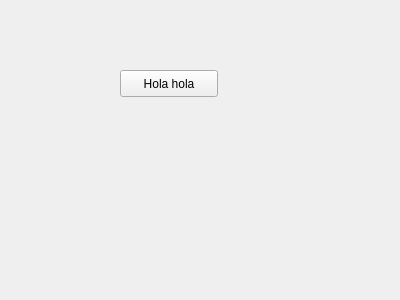
<?xml version="1.0" encoding="UTF-8"?>
<ui version="4.0">
 <class>Form</class>
 <widget class="QWidget" name="Form">
  <property name="geometry">
   <rect>
    <x>0</x>
    <y>0</y>
    <width>400</width>
    <height>300</height>
   </rect>
  </property>
  <property name="windowTitle">
   <string>Form</string>
  </property>
  <widget class="QPushButton" name="Test">
   <property name="geometry">
    <rect>
     <x>120</x>
     <y>70</y>
     <width>98</width>
     <height>27</height>
    </rect>
   </property>
   <property name="text">
    <string>Hola hola</string>
   </property>
  </widget>
 </widget>
 <resources/>
 <connections/>
</ui>
